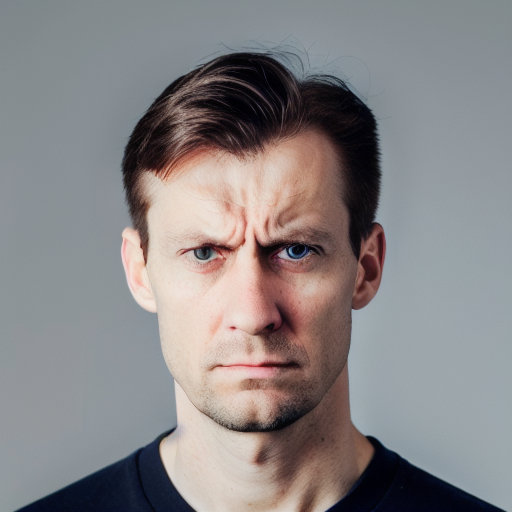
#> input picture example/data/stable_diffusion_angry.png, 512 x 512 px
$ jupyter execute --allow-errors emotion.ipynb   (shell and % lines are left out)
#> lines starting #> are read from the running program, lines starting #| are printed output that depends on the picture
# Example Notebook - Example Projection of Emotion

TODO

[cell 1]
import face_projection as fp
import matplotlib.pyplot as plt
import numpy as np
from PIL import Image

[cell 2]
face_image = Image.open('data/stable_diffusion_angry.png').convert('RGB')
#> face_image is the input picture: PIL image 512x512 RGB; mean R, G, B 136.1, 132.5, 133.7
face_data  = Image.open('data/powermap_angry.png').convert('RGB')
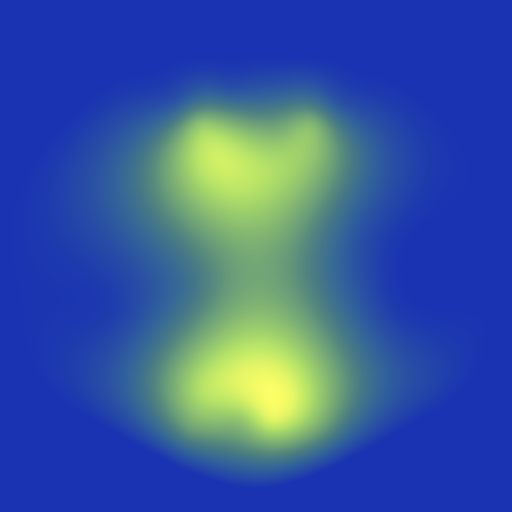
#> input picture example/data/powermap_angry.png, 1024 x 1024 px (shown at 1/2 size)
#> face_data is the input picture: PIL image 1024x1024 RGB; mean R, G, B 55.2, 89.4, 159.1
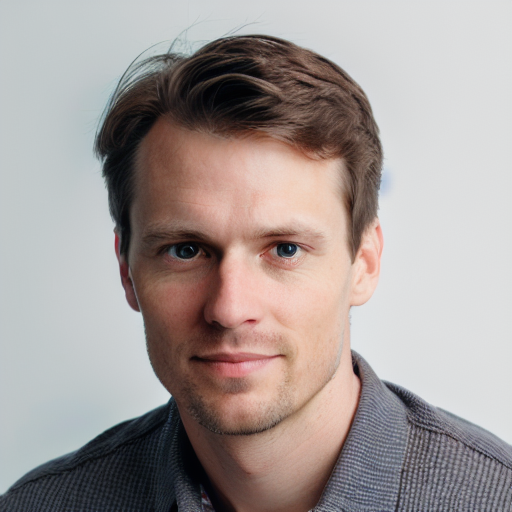
#> input picture example/data/stable_diffusion_neutral.png, 512 x 512 px
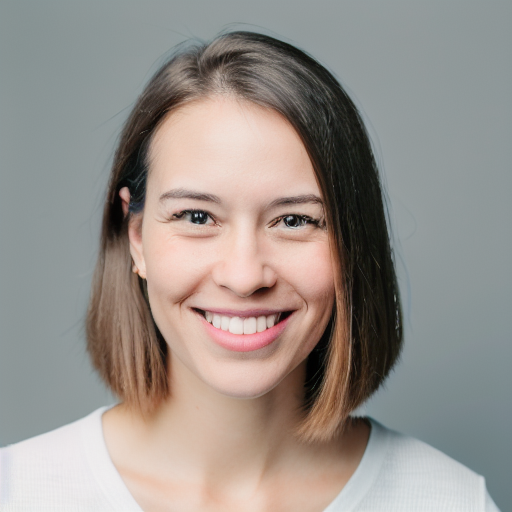
#> input picture example/data/stable_diffusion_happy.png, 512 x 512 px
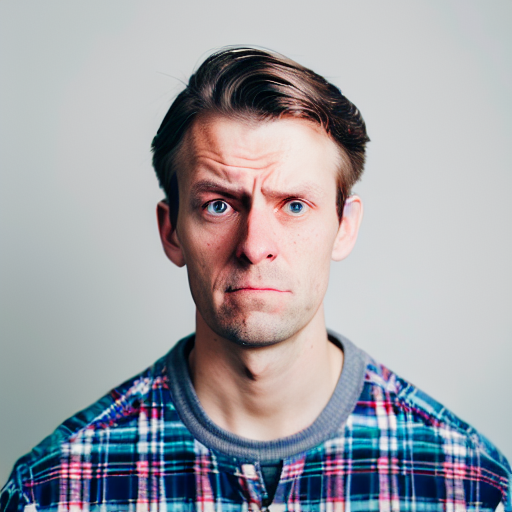
#> input picture example/data/stable_diffusion_sad.png, 512 x 512 px
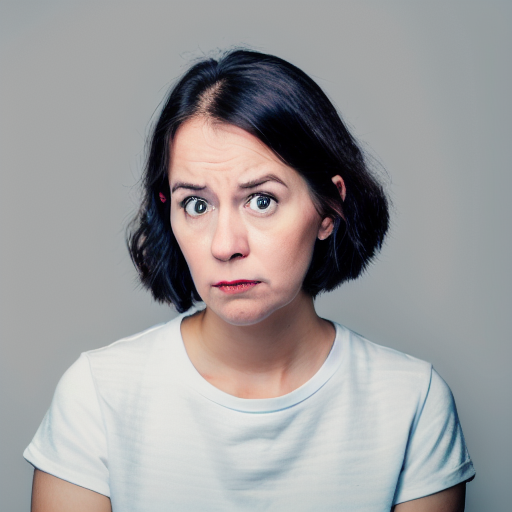
#> input picture example/data/stable_diffusion_fearful.png, 512 x 512 px
face_data = face_data.resize((1024, 1024))

[cell 3]
face_image = np.array(face_image)
face_data  = np.array(face_data)

#> (a cell that did not finish here is left out)

#> (a cell that did not finish here is left out)

#> (a cell that did not finish here is left out)

## Show the sample warpings without faces

#> (a cell that did not finish here is left out)
